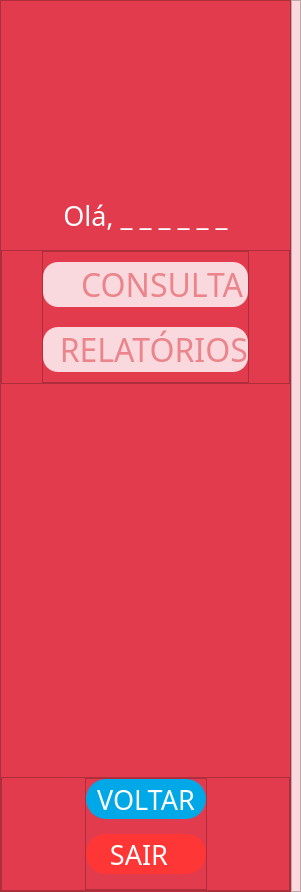
          <widget class="QWidget" name="fisioterapeuta">
           <layout class="QVBoxLayout" name="verticalLayout_19" stretch="0">
            <property name="spacing">
             <number>16</number>
            </property>
            <property name="leftMargin">
             <number>0</number>
            </property>
            <property name="topMargin">
             <number>0</number>
            </property>
            <property name="rightMargin">
             <number>0</number>
            </property>
            <property name="bottomMargin">
             <number>0</number>
            </property>
            <item>
             <widget class="QStackedWidget" name="stack_fisioterapeuta">
              <property name="currentIndex">
               <number>0</number>
              </property>
              <widget class="QWidget" name="home_fisio">
               <layout class="QHBoxLayout" name="horizontalLayout_23" stretch="0,6">
                <property name="spacing">
                 <number>0</number>
                </property>
                <property name="leftMargin">
                 <number>0</number>
                </property>
                <property name="topMargin">
                 <number>0</number>
                </property>
                <property name="rightMargin">
                 <number>0</number>
                </property>
                <property name="bottomMargin">
                 <number>0</number>
                </property>
                <item>
                 <widget class="QFrame" name="frame_19">
                  <property name="minimumSize">
                   <size>
                    <width>226</width>
                    <height>892</height>
                   </size>
                  </property>
                  <property name="styleSheet">
                   <string notr="true">QFrame{background-color: #E33B4E}</string>
                  </property>
                  <property name="frameShape">
                   <enum>QFrame::StyledPanel</enum>
                  </property>
                  <property name="frameShadow">
                   <enum>QFrame::Raised</enum>
                  </property>
                  <layout class="QVBoxLayout" name="verticalLayout_11">
                   <property name="spacing">
                    <number>16</number>
                   </property>
                   <property name="leftMargin">
                    <number>0</number>
                   </property>
                   <property name="topMargin">
                    <number>0</number>
                   </property>
                   <property name="rightMargin">
                    <number>0</number>
                   </property>
                   <property name="bottomMargin">
                    <number>0</number>
                   </property>
                   <item>
                    <widget class="QLabel" name="label_foto_fisio">
                     <property name="minimumSize">
                      <size>
                       <width>140</width>
                       <height>180</height>
                      </size>
                     </property>
                     <property name="styleSheet">
                      <string notr="true">QLabel{margin-top: 42px}</string>
                     </property>
                     <property name="text">
                      <string/>
                     </property>
                     <property name="pixmap">
                      <pixmap>icons/Ellipse 1.png</pixmap>
                     </property>
                     <property name="alignment">
                      <set>Qt::AlignCenter</set>
                     </property>
                    </widget>
                   </item>
                   <item>
                    <widget class="QLabel" name="label_ola_nome_fisio">
                     <property name="font">
                      <font>
                       <family>Abel</family>
                       <pointsize>20</pointsize>
                      </font>
                     </property>
                     <property name="styleSheet">
                      <string notr="true">color: #fff; margin-bottom: 1em;</string>
                     </property>
                     <property name="text">
                      <string>Olá, _ _ _ _ _ _</string>
                     </property>
                     <property name="alignment">
                      <set>Qt::AlignCenter</set>
                     </property>
                    </widget>
                   </item>
                   <item>
                    <widget class="QFrame" name="frame_30">
                     <property name="styleSheet">
                      <string notr="true"/>
                     </property>
                     <property name="frameShape">
                      <enum>QFrame::StyledPanel</enum>
                     </property>
                     <property name="frameShadow">
                      <enum>QFrame::Raised</enum>
                     </property>
                     <layout class="QHBoxLayout" name="horizontalLayout_37">
                      <property name="spacing">
                       <number>0</number>
                      </property>
                      <property name="leftMargin">
                       <number>0</number>
                      </property>
                      <property name="topMargin">
                       <number>0</number>
                      </property>
                      <property name="rightMargin">
                       <number>0</number>
                      </property>
                      <property name="bottomMargin">
                       <number>0</number>
                      </property>
                      <item>
                       <spacer name="horizontalSpacer_19">
                        <property name="orientation">
                         <enum>Qt::Horizontal</enum>
                        </property>
                        <property name="sizeHint" stdset="0">
                         <size>
                          <width>40</width>
                          <height>20</height>
                         </size>
                        </property>
                       </spacer>
                      </item>
                      <item>
                       <widget class="QFrame" name="frame_53">
                        <property name="styleSheet">
                         <string notr="true"/>
                        </property>
                        <property name="frameShape">
                         <enum>QFrame::StyledPanel</enum>
                        </property>
                        <property name="frameShadow">
                         <enum>QFrame::Raised</enum>
                        </property>
                        <layout class="QVBoxLayout" name="verticalLayout_20">
                         <property name="spacing">
                          <number>20</number>
                         </property>
                         <property name="leftMargin">
                          <number>0</number>
                         </property>
                         <property name="topMargin">
                          <number>10</number>
                         </property>
                         <property name="rightMargin">
                          <number>0</number>
                         </property>
                         <property name="bottomMargin">
                          <number>10</number>
                         </property>
                         <item>
                          <widget class="QPushButton" name="btn_consulta_fisio">
                           <property name="minimumSize">
                            <size>
                             <width>140</width>
                             <height>45</height>
                            </size>
                           </property>
                           <property name="font">
                            <font>
                             <family>Six Caps</family>
                             <pointsize>24</pointsize>
                            </font>
                           </property>
                           <property name="cursor">
                            <cursorShape>PointingHandCursor</cursorShape>
                           </property>
                           <property name="styleSheet">
                            <string notr="true">QPushButton{background-color: #F9D9DD; color: #EC848C; border-radius: 15px}
QPushButton:hover{background-color: hsl(6, 94%, 92%)}
QPushButton:focus{outline: 0}</string>
                           </property>
                           <property name="text">
                            <string>    CONSULTA</string>
                           </property>
                           <property name="icon">
                            <iconset>
                             <normaloff>icons/consultando.png</normaloff>icons/consultando.png</iconset>
                           </property>
                           <property name="iconSize">
                            <size>
                             <width>30</width>
                             <height>30</height>
                            </size>
                           </property>
                          </widget>
                         </item>
                         <item>
                          <widget class="QPushButton" name="btn_relatorios_fisio">
                           <property name="minimumSize">
                            <size>
                             <width>140</width>
                             <height>45</height>
                            </size>
                           </property>
                           <property name="font">
                            <font>
                             <family>Six Caps</family>
                             <pointsize>24</pointsize>
                            </font>
                           </property>
                           <property name="cursor">
                            <cursorShape>PointingHandCursor</cursorShape>
                           </property>
                           <property name="styleSheet">
                            <string notr="true">QPushButton{background-color: #F9D9DD; color: #EC848C; border-radius: 15px}
QPushButton:hover{background-color: hsl(6, 94%, 92%)}
QPushButton:focus{outline: 0}</string>
                           </property>
                           <property name="text">
                            <string>  RELATÓRIOS</string>
                           </property>
                           <property name="icon">
                            <iconset>
                             <normaloff>icons/relatorio-de-negocios.png</normaloff>icons/relatorio-de-negocios.png</iconset>
                           </property>
                           <property name="iconSize">
                            <size>
                             <width>30</width>
                             <height>30</height>
                            </size>
                           </property>
                          </widget>
                         </item>
                        </layout>
                       </widget>
                      </item>
                      <item>
                       <spacer name="horizontalSpacer_20">
                        <property name="orientation">
                         <enum>Qt::Horizontal</enum>
                        </property>
                        <property name="sizeHint" stdset="0">
                         <size>
                          <width>40</width>
                          <height>20</height>
                         </size>
                        </property>
                       </spacer>
                      </item>
                     </layout>
                    </widget>
                   </item>
                   <item>
                    <spacer name="verticalSpacer_7">
                     <property name="orientation">
                      <enum>Qt::Vertical</enum>
                     </property>
                     <property name="sizeHint" stdset="0">
                      <size>
                       <width>20</width>
                       <height>200</height>
                      </size>
                     </property>
                    </spacer>
                   </item>
                   <item>
                    <widget class="QFrame" name="frame_28">
                     <property name="styleSheet">
                      <string notr="true"/>
                     </property>
                     <property name="frameShape">
                      <enum>QFrame::StyledPanel</enum>
                     </property>
                     <property name="frameShadow">
                      <enum>QFrame::Raised</enum>
                     </property>
                     <layout class="QHBoxLayout" name="horizontalLayout_21">
                      <property name="spacing">
                       <number>0</number>
                      </property>
                      <property name="leftMargin">
                       <number>0</number>
                      </property>
                      <property name="topMargin">
                       <number>0</number>
                      </property>
                      <property name="rightMargin">
                       <number>0</number>
                      </property>
                      <property name="bottomMargin">
                       <number>0</number>
                      </property>
                      <item>
                       <spacer name="horizontalSpacer_25">
                        <property name="orientation">
                         <enum>Qt::Horizontal</enum>
                        </property>
                        <property name="sizeHint" stdset="0">
                         <size>
                          <width>40</width>
                          <height>20</height>
                         </size>
                        </property>
                       </spacer>
                      </item>
                      <item>
                       <widget class="QFrame" name="frame_54">
                        <property name="styleSheet">
                         <string notr="true"/>
                        </property>
                        <property name="frameShape">
                         <enum>QFrame::StyledPanel</enum>
                        </property>
                        <property name="frameShadow">
                         <enum>QFrame::Raised</enum>
                        </property>
                        <layout class="QVBoxLayout" name="verticalLayout_36">
                         <property name="spacing">
                          <number>15</number>
                         </property>
                         <property name="leftMargin">
                          <number>0</number>
                         </property>
                         <property name="topMargin">
                          <number>0</number>
                         </property>
                         <property name="rightMargin">
                          <number>0</number>
                         </property>
                         <property name="bottomMargin">
                          <number>15</number>
                         </property>
                         <item>
                          <widget class="QPushButton" name="btn_voltar_fisio">
                           <property name="minimumSize">
                            <size>
                             <width>120</width>
                             <height>40</height>
                            </size>
                           </property>
                           <property name="font">
                            <font>
                             <family>Abel</family>
                             <pointsize>20</pointsize>
                            </font>
                           </property>
                           <property name="styleSheet">
                            <string notr="true">QPushButton{color: #fff; background-color: #00A8E8; border-radius: 20px;}
QPushButton:hover{background-color: #23B2EE}
QPushButton:focus{outline:0}</string>
                           </property>
                           <property name="text">
                            <string>VOLTAR</string>
                           </property>
                          </widget>
                         </item>
                         <item>
                          <widget class="QPushButton" name="btn_sair_fisio">
                           <property name="minimumSize">
                            <size>
                             <width>120</width>
                             <height>40</height>
                            </size>
                           </property>
                           <property name="font">
                            <font>
                             <family>Abel</family>
                             <pointsize>20</pointsize>
                            </font>
                           </property>
                           <property name="layoutDirection">
                            <enum>Qt::RightToLeft</enum>
                           </property>
                           <property name="styleSheet">
                            <string notr="true">QPushButton{color: #fff; background-color: #FF3636; border-radius: 20px;}
QPushButton:hover{background-color: 	hsl(0, 100%, 64%)}
QPushButton:focus{outline:0}</string>
                           </property>
                           <property name="text">
                            <string>SAIR  </string>
                           </property>
                           <property name="icon">
                            <iconset>
                             <normaloff>icons/ligar.png</normaloff>icons/ligar.png</iconset>
                           </property>
                           <property name="iconSize">
                            <size>
                             <width>24</width>
                             <height>24</height>
                            </size>
                           </property>
                          </widget>
                         </item>
                        </layout>
                       </widget>
                      </item>
                      <item>
                       <spacer name="horizontalSpacer_26">
                        <property name="orientation">
                         <enum>Qt::Horizontal</enum>
                        </property>
                        <property name="sizeHint" stdset="0">
                         <size>
                          <width>40</width>
                          <height>20</height>
                         </size>
                        </property>
                       </spacer>
                      </item>
                     </layout>
                    </widget>
                   </item>
                  </layout>
                 </widget>
                </item>
                <item>
                 <widget class="QFrame" name="frame_29">
                  <property name="styleSheet">
                   <string notr="true">QFrame{background-color:#F9D9DD}</string>
                  </property>
                  <property name="frameShape">
                   <enum>QFrame::StyledPanel</enum>
                  </property>
                  <property name="frameShadow">
                   <enum>QFrame::Raised</enum>
                  </property>
                  <layout class="QHBoxLayout" name="horizontalLayout_22">
                   <property name="spacing">
                    <number>0</number>
                   </property>
                   <property name="leftMargin">
                    <number>0</number>
                   </property>
                   <property name="topMargin">
                    <number>8</number>
                   </property>
                   <property name="rightMargin">
                    <number>8</number>
                   </property>
                   <property name="bottomMargin">
                    <number>0</number>
                   </property>
                   <item>
                    <widget class="QStackedWidget" name="stackedWidget_5">
                     <widget class="QWidget" name="page_7"/>
                     <widget class="QWidget" name="page_8"/>
                    </widget>
                   </item>
                  </layout>
                 </widget>
                </item>
               </layout>
              </widget>
              <widget class="QWidget" name="stack_9"/>
              <widget class="QWidget" name="stack_10"/>
             </widget>
            </item>
           </layout>
          </widget>
